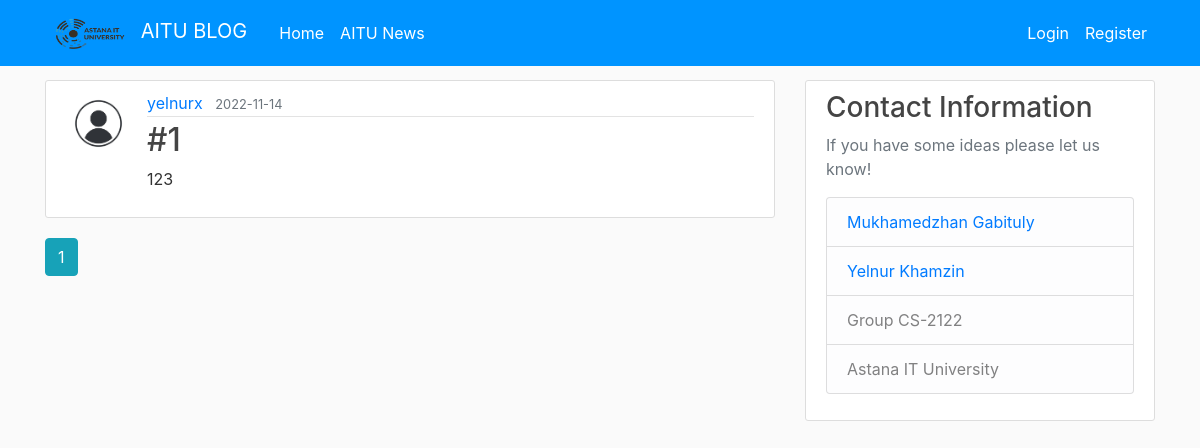
The page /home on the database its author committed.
### flaskforum/models.py (models this page shows, shortened)
class Post(db.Model):
    id = db.Column(db.Integer, primary_key=True)
    title = db.Column(db.String(100), nullable=False)
    date_posted = db.Column(db.DateTime(timezone=True), default=func.now())
    content = db.Column(db.Text, nullable=False)
    user_id = db.Column(db.Integer, db.ForeignKey('user.id'), nullable=False)
    comments = db.relationship('Comment', backref='post', passive_deletes=True)

class User(db.Model, UserMixin):
    id = db.Column(db.Integer, primary_key=True)
    username = db.Column(db.String(20), unique=True, nullable=False)
    email = db.Column(db.String(120), unique=True, nullable=False)
    image_file = db.Column(db.String(20), nullable=False, default='default.jpg')
    password = db.Column(db.String(60), nullable=False)
    posts = db.relationship('Post', backref='author', lazy=True)
    comments = db.relationship('Comment', backref='user', passive_deletes=True)

### flaskforum/routes.py (the view)
@app.route("/")
@app.route("/home")
def home():
    page = request.args.get('page', 1, type=int)
    posts = Post.query.order_by(Post.date_posted.desc()).paginate(page=page, per_page=5)
    return render_template('home.html', posts=posts)

### flaskforum/templates/home.html
{% extends "layout.html" %}
{% block content %}
    {% for post in posts.items %}
        <article class="media content-section">
          <img class="rounded-circle article-img" src="{{ url_for('static', filename='profile_pics/'+post.author.image_file) }}">
          <div class="media-body">
            <div class="article-metadata">
              <a class="mr-2" href="{{ url_for('user_posts', username=post.author.username) }}">{{ post.author.username }}</a>
              <small class="text-muted">{{ post.date_posted.strftime('%Y-%m-%d') }}</small>
            </div>
            <h2><a class="article-title" href="{{ url_for('post', post_id=post.id) }}">{{ post.title }}</a></h2>
            <p class="article-content">{{ post.content }}</p>
          </div>
        </article>
    {% endfor %}
    {% for page_num in posts.iter_pages(left_edge=1, right_edge=1, left_current=1, right_current=2) %}
      {% if page_num %}
        {% if posts.page == page_num %}
          <a class="btn btn-info mb-4" href="{{ url_for('home', page=page_num) }}">{{ page_num }}</a>
        {% else %}
          <a class="btn btn-outline-info mb-4" href="{{ url_for('home', page=page_num) }}">{{ page_num }}</a>
        {% endif %}
      {% else %}
        ...
      {% endif %}
    {% endfor %}
{% endblock content %}

### flaskforum/static/main.css (style rules this page uses)
body { background: #fafafa; color: #333333; margin-top: 5rem; }
h1, h2, h3, h4, h5, h6 { color: #444444; }
.content-section { background: #ffffff; padding: 10px 20px; border: 1px solid #dddddd; border-radius: 3px; margin-bottom: 20px; }
.article-title { color: #444444; }
.article-content { white-space: pre-line; }
.article-img { height: 65px; width: 65px; margin-right: 16px; }
.article-metadata { padding-bottom: 1px; margin-bottom: 4px; border-bottom: 1px solid #e3e3e3 }

### rows shown on the page
Post: image_file (placeholder picture), author.username "yelnurx", date_posted "2022-11-14", title "#1", content "123"

### other values the page prints
{{ page_num }} "1"
